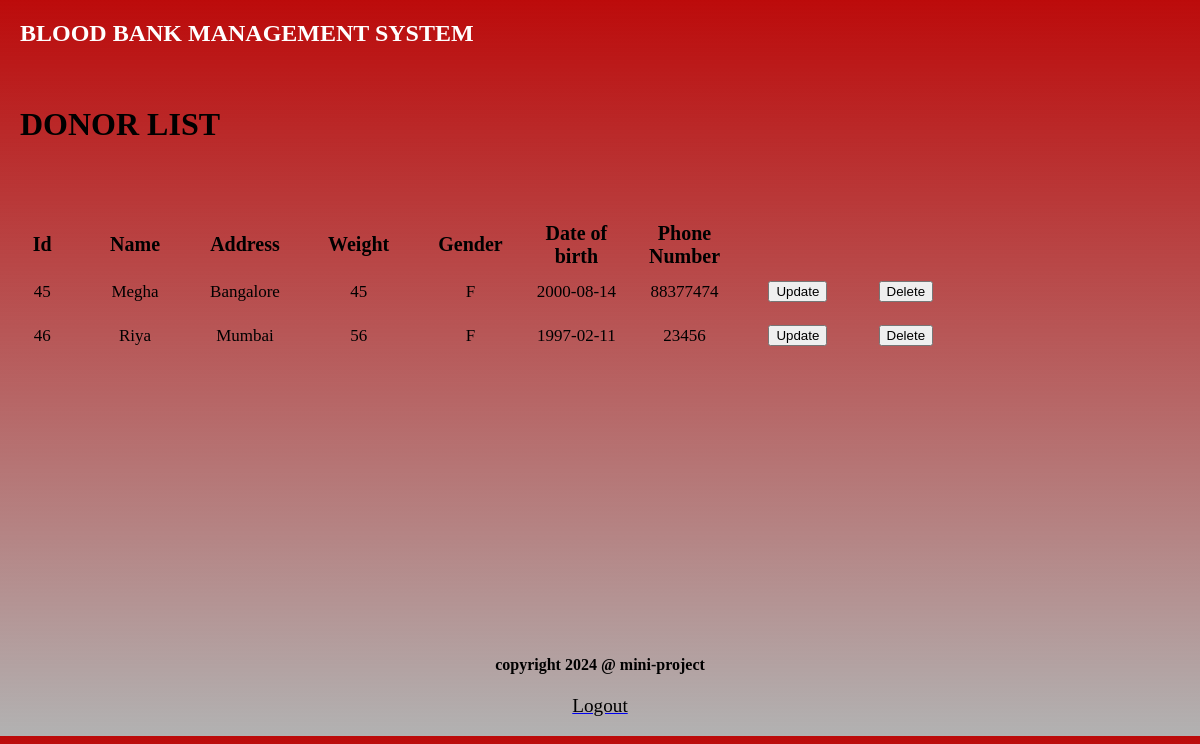
Screenshot of /donor_list.php with the database file from the repository.
### tables this page shows
CREATE TABLE `donor` (
  `id` int(11) NOT NULL,
  `name` varchar(20) NOT NULL,
  `address` varchar(40) DEFAULT NULL,
  `dob` date DEFAULT NULL,
  `weight` varchar(20) DEFAULT NULL,
  `phone_no` varchar(10) DEFAULT NULL,
  `gender` char(1) DEFAULT NULL,
  `doc_name` varchar(20) DEFAULT NULL,
  `doc_phoneno` varchar(10) DEFAULT NULL
);

### donor_list.php (the view, shortened to what this page needs)
<?php
include('connection.php');
?>
<!DOCTYPE html>
<html>
<head>
    <link rel="stylesheet" type="text/css" href="css/s1.css">
</head>
<body>
    <div id="full">
        <div id="inner_full">
            <div id="header">
                <h2 style="margin-left: 20px;"><a href="admin-home.php" style="text-decoration: none;color: white;">BLOOD BANK MANAGEMENT SYSTEM</a></h2>
            </div>
            <div id="body">
                <br>
                <h1 style="margin-left: 20px;">DONOR LIST</h1><br><br><br>
                <div id="form">
                    <table>
                        <tr>
                            <td style="font-size:20px; font-weight:bold;"><center><b><font color="black">Id</font></b></center></td>
                            <td style="font-size:20px; font-weight:bold;"><center><b><font color="black">Name</font></b></center></td>
                            <td style="font-size:20px; font-weight:bold;"><center><font color="black"><b>Address</b></font></center></td>
                            <td style="font-size:20px; font-weight:bold;"><center><font color="black"><b>Weight</b></font></center></td>
                            <td style="font-size:20px; font-weight:bold;"><center><font color="black"><b>Gender</b></font></center></td>
                            <td style="font-size:20px; font-weight:bold;"><center><b><font color="black">Date of birth</font></b></center></td>
                            <td style="font-size:20px; font-weight:bold;"><center><b><font color="black">Phone Number</font></b></center></td>
                            <td style="font-size:20px; font-weight:bold;"></td>
                        </tr>
                        <?php
                        $q = $db->query("SELECT id, name, address, weight, gender, dob, phone_no FROM donor");
                        while ($r1 = $q->fetch(PDO::FETCH_OBJ)) {
                        ?>
                            <tr class="data-row" id="row_<?= $r1->id; ?>">
                                <td><center><?= $r1->id; ?></center></td>
                                <td><center><?= $r1->name; ?></center></td>
                                <td><center><?= $r1->address; ?></center></td>
                                <td><center><?= $r1->weight; ?></center></td>
                                <td><center><?= $r1->gender; ?></center></td>
                                <td><center><?= $r1->dob; ?></center></td>
                                <td><center><?= $r1->phone_no; ?></center></td>
                                <td><center><button onclick="updateDonor(<?= $r1->id; ?>)">Update</button></center></td>
                                <td><center><button onclick="deleteDonor(<?= $r1->id; ?>)">Delete</button></center></td>
                            </tr>
                        <?php
                        }
                        ?>
                    </table>
                </div> <br><br> <br><br> <br><br>  <br><br> <br><br> <br><br>
                </div>
            <div id="footer"><h4 align="center">copyright 2024 @ mini-project</h4></div>
            <p align="center"><a href="logout.php"><font color="black">Logout</font></a></p>
        </div>
            </div>
</body>
</html>

### css/s1.css (style rules this page uses)
body { background: linear-gradient(hsl(0, 89%, 39%), rgba(0, 0, 0, 0.3)); margin: 0; padding: 0; font-size: 16px; }
p { font-size: 1.2em; }
#form { width: 80%; height: 200px; color: black; border-radius: 10px; padding: 0; margin:0; }

### donor_list.php (style rules this page uses)
td { width:200px; height:40px; font-size:17px; }

### rows the page displays
donor: id "45", name "Megha", address "Bangalore", weight "45", gender "F", dob "2000-08-14", phone_no "88377474"
donor: id "46", name "Riya", address "Mumbai", weight "56", gender "F", dob "1997-02-11", phone_no "23456"
